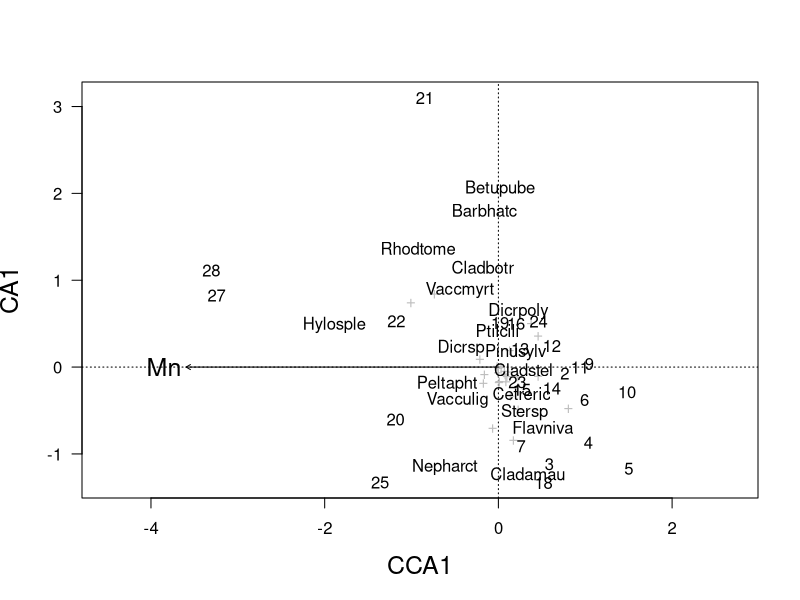

Reproduce this figure in R.
#------------------------------------------------------------------------------------------
# Rotina para realizar CCA, por meio da da biblioteca vegan
# Pedro Higuchi
# Departamento de Engenharia Florestal
# Universidade do Estado de Santa Catarina
# Contato: higuchip [at] gmail.com
#------------------------------------------------------------------------------------------

#Carregando as matrizes do exemplo

library(vegan)
data(varespec) # matriz com dados vegetacionais, com  24 linhas (parcelas) e 44 colunas (espécies). 
data(varechem) # matriz com dados ambientais, com 24 linhas (parcelas) e 14 colunas (variáveis), referente às características edáficas de cada parcela
varespec # visualizar matriz
varechem # visualizar matriz

#Havendo necessidade da remoção de espécies raras:
#somaindsp<- apply(matrizvegetacional, 2, sum)
#semrararas<- matrizvegetacional[, somaindsp>10]
#Onde:
#semraras: nova matriz criada, sem a presença de espécies com menos do que 10 indivíduos;
#matrizvegetacional: nome do objeto que contem a matriz vegetacional completa.

#Padronização log + 1, para corrigir possível assimetria da distribuição dos dados

varespecslog <- decostand(varespec, "log")

#Seleção das variáveis ambientais por stepwise, utilizando testes de permutação

fullmodel<-cca(varespecslog ~ .,varechem)
smallmodel<-cca(varespecslog ~ 1, varechem)
fit_model<- ordistep(smallmodel, scope=formula(fullmodel))
fit_model # visualizar resultados
summary(fit_model) # sumário dos resultados

#Calcular fator de inflação (VIF), para excluir variáveis multicolineares

vif.cca(fit_model)
fit_model
fit_model<- cca(varespecslog ~ Mn, data=varechem) # refazendo cca sem variáveis com VIF > 10
fit_model # visualizar resultados
summary(fit_model) # sumário dos resultados

#De acordo com Oksanen (2011), valores de VIF = 1 indicam variáveis completamente independentes entre si.
#Valores de VIF = 10 a 20 indicam variáveis aumentente correlacionadas entre si.

#Teste de permutação para avaliar significâncias da CCA, variáveis e eixos

anova.cca(fit_model)
anova.cca(fit_model, by="terms")
anova.cca(fit_model, by="axis")

#Apresentação gráfica

plot(fit_model, type="n", las=1, font=6, font.axis=6, font.lab=6, cex.lab=1.5, cex.lab=1.5)
stems <- colSums(varespec)
orditorp(fit_model, "sp", priority=stems, pch="+", pcol="grey", font=8, cex=1)
text(fit_model, dis="cn", font=6, cex=1.5)
text(fit_model, dis="sites", cex=1, font=7)
